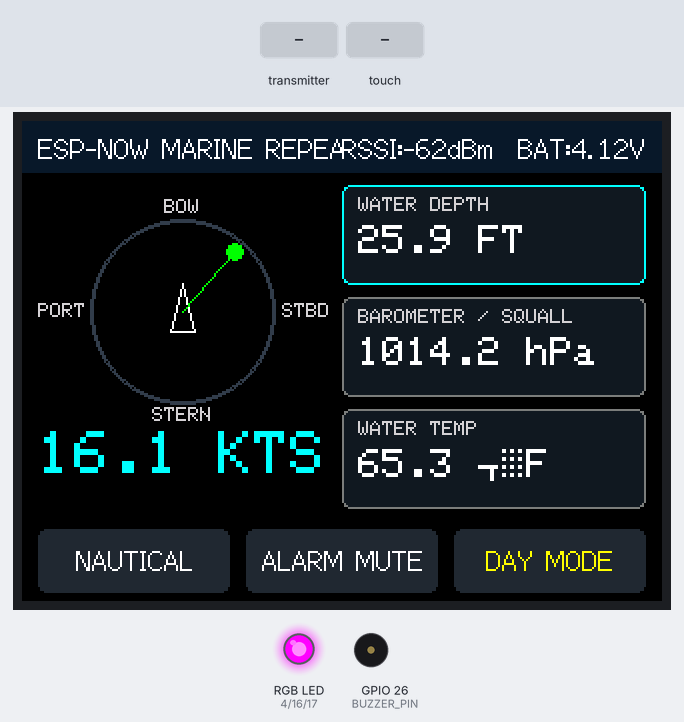
The sketch below on a simulated ESP32. Parts: 320×240 colour display, an RGB LED mixed from three pins (HIGH = lit), buzzer (waves = sounding). Inputs (shaded band) come from the test bench. Random numbers use the default seed unless the sketch sets one; pins used as bus, display or sensor lines are not drawn; what the sketch prints to the serial monitor is not drawn.

Above: at 3.6 s.
3.7 s: the transmitter starts sending depthMeters = 0
At 6.5 s:
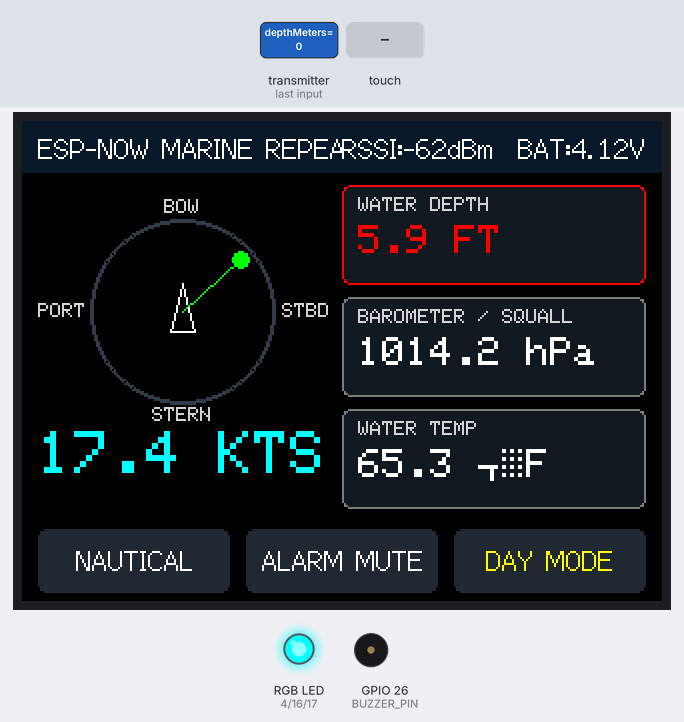
6.7 s: the transmitter starts sending windAngleDeg = 0
At 9.5 s:
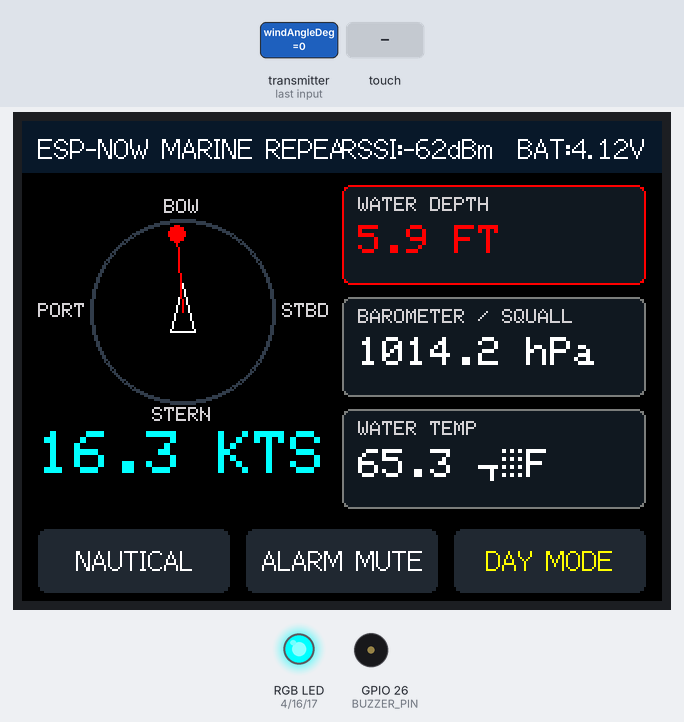
9.7 s: touch panel pressed at 13 % / 90 % of its raw x / y range
At 11.0 s:
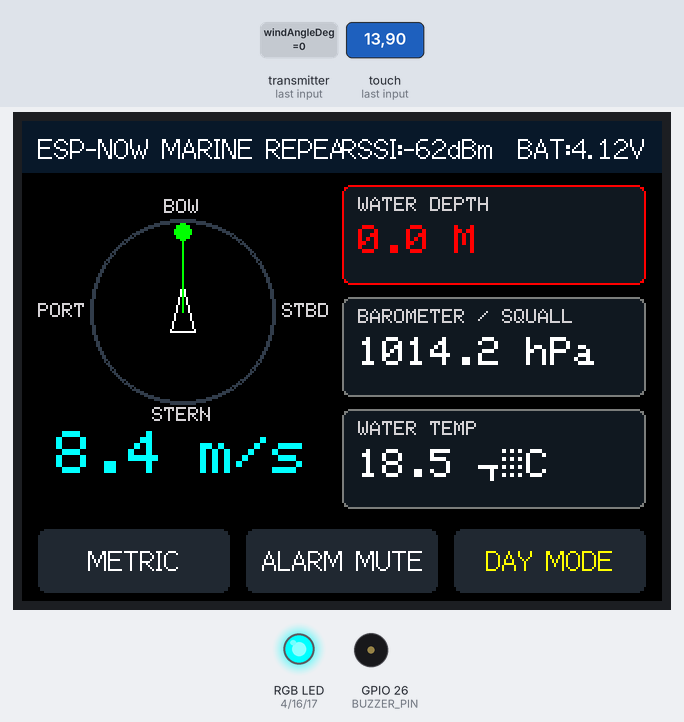
12.7 s: touch panel pressed at 87 % / 90 % of its raw x / y range
At 13.2 s:
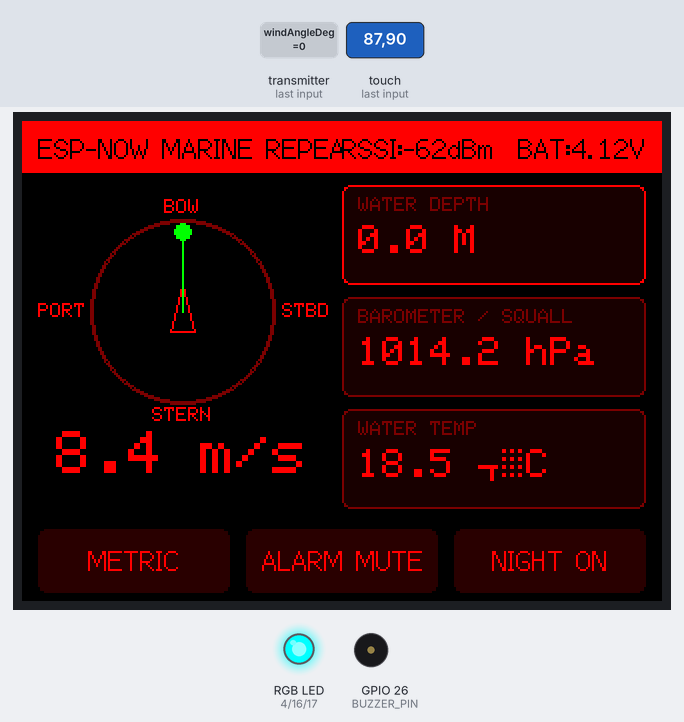
15.7 s: touch panel pressed at 13 % / 90 % of its raw x / y range
At 16.8 s:
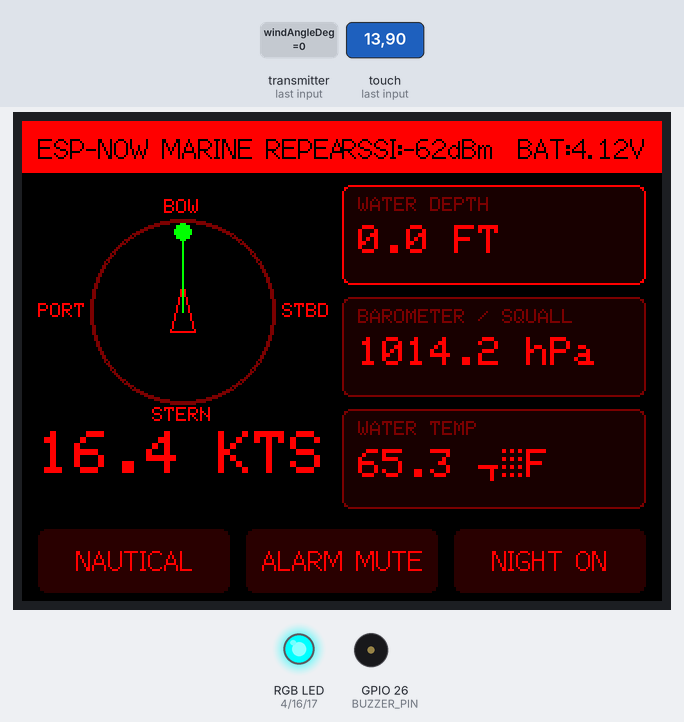
18.7 s: the transmitter starts sending depthMeters = 25
At 19.8 s:
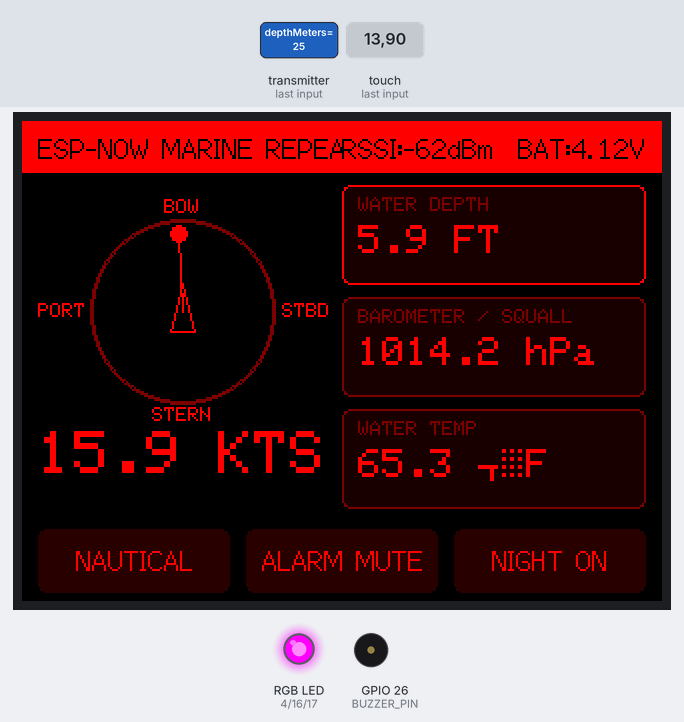
Timing chart, 0 to 21.7 s (numbered marks = the images above; inputs shaded):
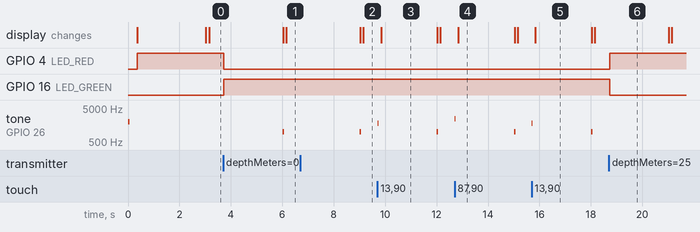

Measured:
- after the input at 3.7 s, GPIO 4 (LED_RED): HIGH → LOW at once; GPIO 16 (LED_GREEN): LOW → HIGH at once; tone on GPIO 26 (BUZZER_PIN): silent → 1000 Hz after 2.3 s, → silent 0.06 s later
- after the input at 18.7 s, GPIO 4 (LED_RED): LOW → HIGH at once; GPIO 16 (LED_GREEN): HIGH → LOW at once
- what the display in image 3 shows lasts 2.2 s, from 9.8 s to 12.0 s

The sketch:

18-espnow-marine-repeater.ino
```cpp
/**
 * ⛵ Project 18: ESP-NOW Marine Instrument Repeater
 *
 * Hardware: Elecrow CrowPanel 2.8" (ESP32-2432S028R)
 * Channel Branding: IamNotIntoTech (https://youtube.com/@IamNotIntoTech)
 * Author: Tushar Aggarwal (tushar2704)
 *
 * Features:
 * - Peer-to-peer 2.4GHz ESP-NOW marine repeater (zero router / Wi-Fi network needed).
 * - Apparent Wind Speed & Polar Rose 360° sailing direction dial (Port Red / Starboard Green).
 * - Ultrasonic / Sonar Water Depth display with shallow depth audio alarm.
 * - Precision Barometric Pressure trend monitoring with storm squall warnings.
 * - Hardware active-low RGB LED dynamically alerting to shallow depths or gale-force winds.
 * - Night / Day high-contrast maritime lighting palette toggle.
 * - Calibrated non-inverted resistive touch buttons.
 */

#include <Arduino.h>
#include <SPI.h>
#include <WiFi.h>
#include <esp_now.h>
#include <TFT_eSPI.h>
#include <XPT2046_Touchscreen.h>
#include <math.h>

// Hardware Pin Definitions for Elecrow 2.8" CYD
#define TFT_BL_PIN    21
#define TOUCH_MOSI    32
#define TOUCH_MISO    39
#define TOUCH_CLK     25
#define TOUCH_CS      33
#define TOUCH_IRQ     36

#define LED_RED       4
#define LED_GREEN     16
#define LED_BLUE      17
#define BUZZER_PIN    26

TFT_eSPI tft = TFT_eSPI();
SPIClass touchSPI = SPIClass(VSPI);
XPT2046_Touchscreen ts(TOUCH_CS);

// Marine Telemetry Data Packet
typedef struct struct_marine_packet {
  float windSpeedKts;
  int windAngleDeg; // 0 to 359
  float pressureHpa;
  float depthMeters;
  float waterTempC;
  float batteryVolts;
} MarinePacket;

MarinePacket currentData = { 16.4, 45, 1014.2, 7.8, 18.5, 4.12 };

int lastRssi = -62;
bool shallowAlarmActive = false;
bool nightMode = false;
bool unitsMetric = false; // false = Knots & Feet, true = m/s & Meters
unsigned long lastPacketTime = 0;
unsigned long lastTouchTime = 0;

void setLED(bool r, bool g, bool b) {
  digitalWrite(LED_RED, r ? LOW : HIGH);
  digitalWrite(LED_GREEN, g ? LOW : HIGH);
  digitalWrite(LED_BLUE, b ? LOW : HIGH);
}

void beep(int freq = 2000, int ms = 40) {
  tone(BUZZER_PIN, freq, ms);
}

void updateMarineLED() {
  if (currentData.depthMeters < 2.5) {
    setLED(true, false, false); // Red: Shallow water warning!
  } else if (currentData.windSpeedKts > 22.0) {
    setLED(true, true, false);  // Yellow/Amber: Gale warning
  } else {
    setLED(false, true, false); // Green: Normal Sailing
  }
}

// ESP-NOW Receive Callback
void onDataRecv(const uint8_t *mac_addr, const uint8_t *incomingData, int len) {
  if (len == sizeof(MarinePacket)) {
    memcpy(&currentData, incomingData, sizeof(MarinePacket));
    lastPacketTime = millis();
    updateMarineLED();
  }
}

void drawHeader() {
  uint16_t bg = nightMode ? TFT_RED : tft.color565(15, 25, 40);
  uint16_t fg = nightMode ? TFT_BLACK : TFT_WHITE;

  tft.fillRect(0, 0, 320, 26, bg);
  tft.setTextColor(fg, bg);
  tft.setTextSize(1);
  tft.drawString("ESP-NOW MARINE REPEATER", 8, 6, 2);

  char statBuf[32];
  snprintf(statBuf, sizeof(statBuf), "RSSI:%ddBm  BAT:%.2fV", lastRssi, currentData.batteryVolts);
  tft.drawRightString(statBuf, 312, 6, 2);
}

void drawPolarRose(int cx, int cy, int radius) {
  // Draw outer ring
  tft.drawCircle(cx, cy, radius, nightMode ? TFT_MAROON : tft.color565(50, 60, 75));
  tft.drawCircle(cx, cy, radius - 1, nightMode ? TFT_MAROON : tft.color565(50, 60, 75));

  // Cardinal labels
  tft.setTextColor(nightMode ? TFT_RED : TFT_LIGHTGREY, TFT_BLACK);
  tft.drawCentreString("BOW", cx, cy - radius - 10, 1);
  tft.drawCentreString("STERN", cx, cy + radius + 2, 1);
  tft.drawString("PORT", cx - radius - 26, cy - 4, 1);
  tft.drawString("STBD", cx + radius + 4, cy - 4, 1);

  // Boat outline in center
  tft.drawLine(cx, cy - 14, cx + 6, cy + 10, nightMode ? TFT_RED : TFT_WHITE);
  tft.drawLine(cx, cy - 14, cx - 6, cy + 10, nightMode ? TFT_RED : TFT_WHITE);
  tft.drawLine(cx - 6, cy + 10, cx + 6, cy + 10, nightMode ? TFT_RED : TFT_WHITE);

  // Apparent Wind Direction Vector
  float rad = (currentData.windAngleDeg - 90) * M_PI / 180.0;
  int wx = cx + (int)((radius - 6) * cos(rad));
  int wy = cy + (int)((radius - 6) * sin(rad));

  uint16_t needleCol = (currentData.windAngleDeg > 180) ? TFT_RED : TFT_GREEN;
  tft.drawLine(cx, cy, wx, wy, needleCol);
  tft.fillCircle(wx, wy, 4, needleCol);
}

void drawDashboard() {
  uint16_t cardBg = nightMode ? tft.color565(30, 0, 0) : tft.color565(20, 25, 35);
  uint16_t textCol = nightMode ? TFT_RED : TFT_WHITE;

  drawHeader();

  // Clear main body
  tft.fillRect(0, 26, 320, 178, TFT_BLACK);

  // Left Section: Polar Wind Rose & Speed
  drawPolarRose(80, 95, 46);

  // Large Wind Speed under Rose
  tft.setTextColor(nightMode ? TFT_RED : TFT_CYAN, TFT_BLACK);
  tft.setTextSize(3);
  char wSpdBuf[16];
  if (unitsMetric) {
    snprintf(wSpdBuf, sizeof(wSpdBuf), "%.1f m/s", currentData.windSpeedKts * 0.5144);
  } else {
    snprintf(wSpdBuf, sizeof(wSpdBuf), "%.1f KTS", currentData.windSpeedKts);
  }
  tft.drawCentreString(wSpdBuf, 80, 155, 1);

  // Right Section: Telemetry Stack
  // 1. Water Depth Card
  tft.fillRoundRect(160, 32, 152, 50, 4, cardBg);
  tft.drawRoundRect(160, 32, 152, 50, 4, (currentData.depthMeters < 2.5) ? TFT_RED : (nightMode ? TFT_MAROON : TFT_CYAN));
  tft.setTextColor(nightMode ? TFT_MAROON : TFT_LIGHTGREY, cardBg);
  tft.setTextSize(1);
  tft.drawString("WATER DEPTH", 168, 38, 1);

  tft.setTextColor((currentData.depthMeters < 2.5) ? TFT_RED : textCol, cardBg);
  tft.setTextSize(2);
  char depthBuf[24];
  if (unitsMetric) {
    snprintf(depthBuf, sizeof(depthBuf), "%.1f M", currentData.depthMeters);
  } else {
    snprintf(depthBuf, sizeof(depthBuf), "%.1f FT", currentData.depthMeters * 3.2808);
  }
  tft.drawString(depthBuf, 168, 52);

  // 2. Barometer Card
  tft.fillRoundRect(160, 88, 152, 50, 4, cardBg);
  tft.drawRoundRect(160, 88, 152, 50, 4, nightMode ? TFT_MAROON : TFT_DARKGREY);
  tft.setTextColor(nightMode ? TFT_MAROON : TFT_LIGHTGREY, cardBg);
  tft.setTextSize(1);
  tft.drawString("BAROMETER / SQUALL", 168, 94, 1);

  tft.setTextColor(textCol, cardBg);
  tft.setTextSize(2);
  char baroBuf[24];
  snprintf(baroBuf, sizeof(baroBuf), "%.1f hPa", currentData.pressureHpa);
  tft.drawString(baroBuf, 168, 108);

  // 3. Water Temp Card
  tft.fillRoundRect(160, 144, 152, 50, 4, cardBg);
  tft.drawRoundRect(160, 144, 152, 50, 4, nightMode ? TFT_MAROON : TFT_DARKGREY);
  tft.setTextColor(nightMode ? TFT_MAROON : TFT_LIGHTGREY, cardBg);
  tft.setTextSize(1);
  tft.drawString("WATER TEMP", 168, 150, 1);

  tft.setTextColor(textCol, cardBg);
  tft.setTextSize(2);
  char tempBuf[24];
  if (unitsMetric) {
    snprintf(tempBuf, sizeof(tempBuf), "%.1f °C", currentData.waterTempC);
  } else {
    snprintf(tempBuf, sizeof(tempBuf), "%.1f °F", currentData.waterTempC * 1.8 + 32);
  }
  tft.drawString(tempBuf, 168, 164);

  // Bottom Touch Controls Bar (Y: 204 to 240)
  uint16_t btnBg = nightMode ? tft.color565(40, 0, 0) : tft.color565(35, 40, 50);

  tft.fillRoundRect(8, 204, 96, 32, 4, btnBg);
  tft.setTextColor(textCol, btnBg);
  tft.setTextSize(1);
  tft.drawCentreString(unitsMetric ? "METRIC" : "NAUTICAL", 56, 212, 2);

  tft.fillRoundRect(112, 204, 96, 32, 4, btnBg);
  tft.setTextColor(textCol, btnBg);
  tft.drawCentreString("ALARM MUTE", 160, 212, 2);

  tft.fillRoundRect(216, 204, 96, 32, 4, btnBg);
  tft.setTextColor(nightMode ? TFT_RED : TFT_YELLOW, btnBg);
  tft.drawCentreString(nightMode ? "NIGHT ON" : "DAY MODE", 264, 212, 2);

  updateMarineLED();
}

void checkTouch() {
  if (ts.touched()) {
    TS_Point p = ts.getPoint();
    if (p.z > 50 || ts.touched()) {
      if (millis() - lastTouchTime > 180) {
        lastTouchTime = millis();
        // Calibrated non-inverted coordinate mapping for 2.8" CYD
        int screenX = map(p.x, 240, 3800, 0, 320);
        int screenY = map(p.y, 240, 3800, 0, 240);
        screenX = constrain(screenX, 0, 319);
        screenY = constrain(screenY, 0, 239);

        if (screenY >= 195) {
          if (screenX < 105) {
            // Toggle Units
            unitsMetric = !unitsMetric;
            beep(1800, 40);
            drawDashboard();
          } else if (screenX >= 110 && screenX < 210) {
            // Mute / Test Alarm
            shallowAlarmActive = !shallowAlarmActive;
            beep(shallowAlarmActive ? 3000 : 1200, 60);
            drawDashboard();
          } else if (screenX >= 215) {
            // Toggle Night / Day Palette
            nightMode = !nightMode;
            beep(2400, 40);
            drawDashboard();
          }
        }
      }
    }
  }
}

void setup() {
  Serial.begin(115200);
  Serial.println("ESP-NOW Marine Instrument Repeater Starting for @IamNotIntoTech...");

  pinMode(TFT_BL_PIN, OUTPUT);
  digitalWrite(TFT_BL_PIN, HIGH);

  pinMode(LED_RED, OUTPUT);
  pinMode(LED_GREEN, OUTPUT);
  pinMode(LED_BLUE, OUTPUT);
  pinMode(BUZZER_PIN, OUTPUT);

  beep(2000, 60);

  tft.init();
  tft.setRotation(1);
  tft.fillScreen(TFT_BLACK);

  // Initialize VSPI Touch Controller
  touchSPI.begin(TOUCH_CLK, TOUCH_MISO, TOUCH_MOSI, TOUCH_CS);
  ts.begin(touchSPI);
  ts.setRotation(1);

  // Initialize ESP-NOW in Wi-Fi Station Mode
  WiFi.mode(WIFI_STA);
  WiFi.disconnect();
  if (esp_now_init() == ESP_OK) {
    Serial.println("ESP-NOW Initialized Successfully!");
    esp_now_register_recv_cb(onDataRecv);
  } else {
    Serial.println("ESP-NOW Init Failed, using simulated sensor loop.");
  }

  drawDashboard();
}

unsigned long lastSimUpdate = 0;

void loop() {
  checkTouch();

  // Simulated telemetry variation every 3 seconds if standalone
  if (millis() - lastSimUpdate >= 3000) {
    lastSimUpdate = millis();
    // Simulate marine telemetry drift
    currentData.windSpeedKts += (random(-10, 11) * 0.1);
    currentData.windSpeedKts = constrain(currentData.windSpeedKts, 5.0, 35.0);

    currentData.windAngleDeg = (currentData.windAngleDeg + random(-5, 6) + 360) % 360;
    currentData.depthMeters += (random(-4, 5) * 0.1);
    currentData.depthMeters = constrain(currentData.depthMeters, 1.8, 15.0);

    // If shallow depth, trigger audio chirp
    if (currentData.depthMeters < 2.5 && !shallowAlarmActive) {
      beep(1000, 60);
    }

    drawDashboard();
  }

  delay(15);
}
```
